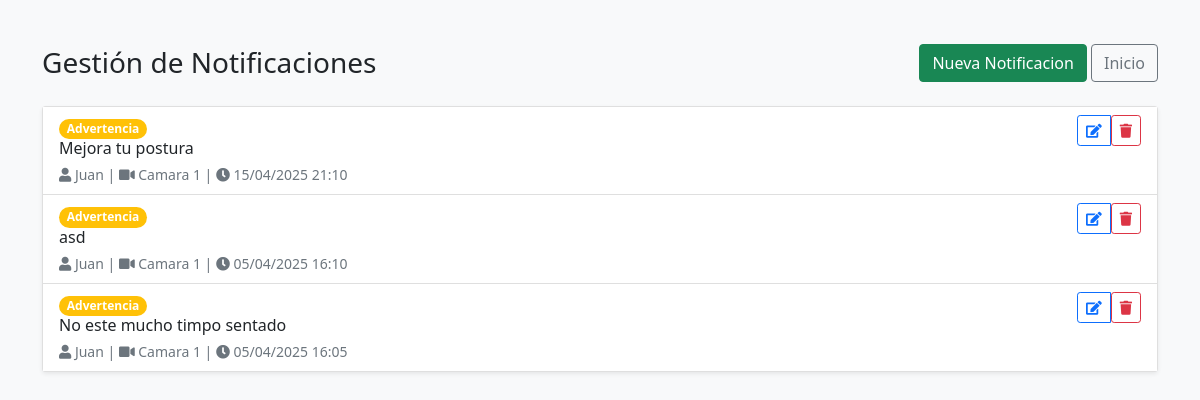
/notificaciones, run on the app's committed database.
### tables this page shows
CREATE TABLE notificaciones (
                id INTEGER PRIMARY KEY AUTOINCREMENT,
                id_usuario INTEGER NOT NULL,
                id_camara INTEGER NOT NULL,
                mensaje TEXT NOT NULL,
                tipo TEXT NOT NULL,  -- 'postura', 'movimiento', 'conexion'
                leida BOOLEAN DEFAULT 0,
                fecha TIMESTAMP DEFAULT CURRENT_TIMESTAMP,
                FOREIGN KEY (id_usuario) REFERENCES usuarios(id),
                FOREIGN KEY (id_camara) REFERENCES camaras(id)
            );

CREATE TABLE usuarios (
                id INTEGER PRIMARY KEY AUTOINCREMENT,
                nombre TEXT NOT NULL,
                username TEXT UNIQUE NOT NULL,
                password TEXT NOT NULL,
                role INTEGER NOT NULL DEFAULT 1,  -- 1=usuario normal, 2=admin
                dni TEXT UNIQUE NOT NULL,  -- Cambiado a TEXT para manejar diferentes formatos
                fecha_registro TIMESTAMP DEFAULT CURRENT_TIMESTAMP,
                activo BOOLEAN DEFAULT 1
            );

CREATE TABLE camaras (
                id INTEGER PRIMARY KEY AUTOINCREMENT,
                nombre TEXT NOT NULL,
                url TEXT UNIQUE NOT NULL,
                descripcion TEXT,
                angulo_min INTEGER NOT NULL DEFAULT 45,  -- Ángulo mínimo en grados
                angulo_max INTEGER NOT NULL DEFAULT 135, -- Ángulo máximo en grados
                hombros_min REAL NOT NULL DEFAULT 0.5,    -- Distancia mínima entre hombros
                hombros_max REAL NOT NULL DEFAULT 1.5,   -- Distancia máxima entre hombros
                manos_min INTEGER NOT NULL DEFAULT 30,   -- Distancia mínima de manos
                manos_max INTEGER NOT NULL DEFAULT 150,   -- Distancia máxima de manos
                ubicacion TEXT,
                activa BOOLEAN DEFAULT 1,
                fecha_instalacion TIMESTAMP DEFAULT CURRENT_TIMESTAMP,
                FOREIGN KEY (id) REFERENCES notificaciones(id_camara)
            );

### routes/notificacion.py (the view)
    @app.route('/notificaciones')
    def notificacion_index():
        try:
            page = request.args.get('page', 1, type=int)
            per_page = 10
            conn = get_db_connection()
            notificaciones = conn.execute('''
                SELECT n.id, n.mensaje, n.tipo, n.leida,
                       strftime('%d/%m/%Y %H:%M', n.fecha) as fecha_formateada,
                       u.nombre as usuario_nombre,
                       c.nombre as camara_nombre
                FROM notificaciones n
                LEFT JOIN usuarios u ON n.id_usuario = u.id
                LEFT JOIN camaras c ON n.id_camara = c.id
                ORDER BY n.fecha DESC
                LIMIT ? OFFSET ?
            ''', (per_page, (page - 1) * per_page)).fetchall()
            total = conn.execute('SELECT COUNT(*) FROM notificaciones').fetchone()[0]
            conn.close()
            return render_template('notificacion/index.html',
                                notificaciones=notificaciones,
                                page=page,
                                per_page=per_page,
                                total=total)
        except Exception as e:
            app.logger.error(f"Error al listar notificaciones: {str(e)}")
            flash('Error al cargar las notificaciones', 'error')
            return redirect(url_for('index'))

### database.py (called while the page is built)
def get_db_connection():
    conn = sqlite3.connect('monitoring.db')
    conn.row_factory = sqlite3.Row
    return conn

### templates/notificacion/index.html (shortened to what this page needs)
<!DOCTYPE html>
<html lang="es">
<head>
    <link href="https://cdn.jsdelivr.net/npm/bootstrap@5.1.3/dist/css/bootstrap.min.css" rel="stylesheet">
    <link href="https://cdnjs.cloudflare.com/ajax/libs/font-awesome/5.15.4/css/all.min.css" rel="stylesheet">
</head>
<body>
    <div class="container mt-4">
        <div class="d-flex justify-content-between align-items-center mb-4">
            <h1 class="h3 mb-0">
                 Gestión de Notificaciones
            </h1>
            <div>
                <a href="{{ url_for('notificacion_add') }}" class="btn btn-success">
                     Nueva Notificacion
                </a>
                <a href="{{ url_for('index') }}" class="btn btn-outline-secondary">
                     Inicio
                </a>
            </div>
        </div>
        <div class="card shadow-sm">
            <div class="card-body p-0">
                <div class="list-group list-group-flush">
                    {% for notif in notificaciones %}
                    <div class="list-group-item notification-item {% if not notif.leida %}unread{% endif %}">
                        <div class="d-flex justify-content-between align-items-start">
                            <div class="me-3">
                                <span class="badge rounded-pill bg-{{ 'info' if notif.tipo == 'info' else 'warning' if notif.tipo == 'advertencia' else 'danger' }}">
                                    {{ notif.tipo|capitalize }}
                                </span>
                                <h6 class="mb-1">{{ notif.mensaje }}</h6>
                                <small class="text-muted">
                                    <i class="fas fa-user"></i> {{ notif.usuario_nombre or 'Sistema' }} |
                                    <i class="fas fa-video"></i> {{ notif.camara_nombre or 'N/A' }} |
                                    <i class="fas fa-clock"></i> {{ notif.fecha_formateada }}
                                </small>
                            </div>
                            <div class="btn-group">
                                <a href="{{ url_for('notificacion_edit', id=notif.id) }}" class="btn btn-sm btn-outline-primary">
                                    <i class="fas fa-edit"></i>
                                </a>
                                <form action="{{ url_for('notificacion_delete', id=notif.id) }}" method="POST" class="d-inline">
                                    <button type="submit" class="btn btn-sm btn-outline-danger" onclick="return confirm('¿Eliminar esta notificación?');">
                                        <i class="fas fa-trash"></i>
                                    </button>
                                </form>
                            </div>
                        </div>
                    </div>
                    {% else %}
                    <div class="list-group-item text-center py-4 text-muted">
                        No hay notificaciones registradas
                    </div>
                    {% endfor %}
                </div>
            </div>
        </div>
    </div>
</body>
</html>

### templates/notificacion/index.html (style rules this page uses)
body { padding-top: 20px; background-color: #f8f9fa; }
.notification-item { transition: all 0.3s; }

### data on the page
notificaciones: tipo "Advertencia", mensaje "Mejora tu postura", nombre "Juan", nombre "Camara 1", fecha_formateada "15/04/2025 21:10"
notificaciones: tipo "Advertencia", mensaje "asd", nombre "Juan", nombre "Camara 1", fecha_formateada "05/04/2025 16:10"
notificaciones: tipo "Advertencia", mensaje "No este mucho timpo sentado", nombre "Juan", nombre "Camara 1", fecha_formateada "05/04/2025 16:05"
